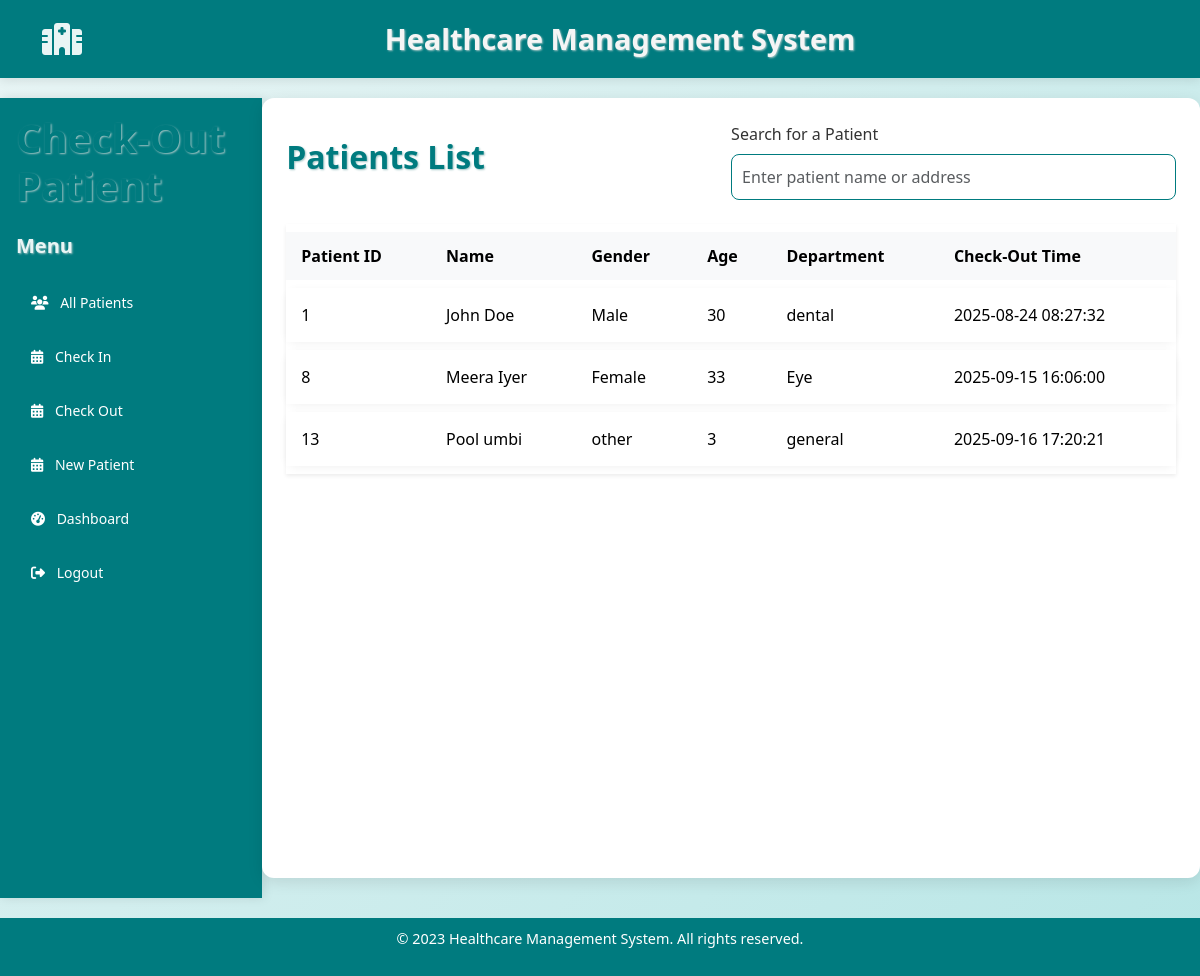
Page /checkout on the committed database.
### models.py (models this page shows)
class Patientout(db.Model):
    id = db.Column(db.Integer, primary_key=True)
    patientid = db.Column(db.Integer, db.ForeignKey('patient.id'),nullable=False)
    check_out_time = db.Column(db.DateTime, default=without_microseconds)
    notes = db.Column(db.String(255))

class Patient(db.Model):
    id = db.Column(db.Integer, primary_key=True)
    name = db.Column(db.String(100), nullable=False)
    gender = db.Column(db.String, nullable=False)
    age = db.Column(db.Integer, nullable=False)
    phone = db.Column(db.Integer, nullable=False)
    address = db.Column(db.String, nullable=False)
    department = db.Column(db.String, nullable=False)

### app.py (the view, shortened to what this page needs)
@app.route('/checkout', methods=['GET', 'POST'])
def checkout_page():
    shift2 = db.session.query(Patientout, Patient).join(Patient, Patientout.patientid == Patient.id).all()
    return render_template('checkout.html', patients=shift2)

### templates/checkout.html (shortened to what this page needs)
{% extends "base.html" %}
{% block content %}
    <div class="d-flex">
        <nav class="sidebar text-white p-3 vh-100" style="background-color: #007b7f;">
            <h1 class="mb-4">Check-Out Patient</h1>
            <h5 class="mb-4">Menu</h5>
            <ul class="nav flex-column">
                <li class="nav-item mb-2"><a href="{{url_for('adminp')}}" class ="nav-link text-white"><i class="fas fa-users me-2"></i> All Patients</a>
                <li class="nav-item mb-2">
                    <a href="{{ url_for('checkin_page') }}" class="nav-link text-white">
                        <i class="fas fa-calendar-alt me-2"></i> Check In
                    </a>
                </li>
                <li class="nav-item mb-2">
                    <a href="{{ url_for('checkout_page') }}" class="nav-link text-white">
                        <i class="fas fa-calendar-alt me-2"></i> Check Out
                    </a>
                </li>
                <li class="nav-item mb-2">
                    <a href="{{ url_for('patreg') }}" class="nav-link text-white">
                        <i class="fas fa-calendar-alt me-2"></i> New Patient
                    </a>
                </li>
                <li class="nav-item mb-2">
                    <a href="{{ url_for('analytics.superadmin_dashboard') }}" class="nav-link text-white">
                        <i class="fas fa-tachometer-alt me-2"></i> Dashboard
                    </a>
                </li>
                <li class="nav-item mb-2">
                    <a href="{{ url_for('logout') }}" class="nav-link text-white">
                        <i class="fas fa-sign-out-alt me-2"></i> Logout
                    </a>
                </li>
            </ul>
        </nav>
    <div class="container-fluid p-4">
        <div class="d-flex justify-content-between align-items-center mb-4">
            <h2>Patients List</h2>
            <div class="w-50">
                <label class="form-label">Search for a Patient</label>
                <input type="text" id="searchInput" class="form-control" placeholder="Enter patient name or address">
            </div>
        </div>
        <table class="table table-bordered align-middle shadow-sm">
            <thead class="table-light">
                <tr>
                    <th>Patient ID</th>
                    <th>Name</th>
                    <th>Gender</th>
                    <th>Age</th>
                    <th>Department</th>
                    <th>Check-Out Time</th>
                </tr>
            </thead>
            <tbody id="resultsBody">
                    {% for checkin_record, patient in patients %}
                    <tr>
                        <td>{{ patient.id }}</td>
                        <td>{{ patient.name }}</td>
                        <td>{{ patient.gender }}</td>
                        <td>{{ patient.age }}</td>
                        <td>{{ patient.department }}</td>
                        <td>{{ checkin_record.check_out_time }}</td>
                    </tr>
                    {% endfor %}
            </tbody>
        </table>
    </div>
</div>
{% endblock %}

### static/style.css (style rules this page uses)
body { background-color: #f8f9fa; font-family: 'Segoe UI', sans-serif; }
.sidebar { width: 330px; }
.sidebar .nav-item { cursor: pointer; font-size: 14px; }
.table td, .table th { vertical-align: middle; }

### templates/base.html (style rules this page uses)
body { background: linear-gradient(135deg, #e9f5f5 0%, #b8e6e6 100%); font-family: 'Segoe UI', Tahoma, Geneva, Verdana, sans-serif; color: #333; margin: 0; padding: 0; min-height: 100vh; display: flex; flex-direction: column; }
h1, h2, h3, h4, h5, h6 { color: #007b7f; font-weight: 700; text-shadow: 1px 1px 2px #a0c4c4; }
.container-fluid { max-width: 1200px; background: white; border-radius: 12px; box-shadow: 0 4px 15px rgba(0,0,0,0.1); padding: 30px; margin: 0 auto 20px auto; }
.sidebar { background-color: #007b7f; color: white; min-height: 100vh; padding: 20px; box-shadow: 2px 0 10px rgba(0,0,0,0.1); }
.sidebar h5 { color: #e9f5f5; font-weight: 600; margin-bottom: 20px; }
.sidebar .nav-link { color: #e9f5f5; font-weight: 500; padding: 10px 15px; border-radius: 8px; transition: background-color 0.3s ease; margin-bottom: 5px; }
.table { border-collapse: separate; border-spacing: 0 8px; width: 100%; }
.table thead tr { background-color: #007b7f; color: white; font-weight: 600; border-radius: 12px; }
.table thead th { padding: 12px 15px; text-align: left; border: none; }
.table tbody tr { background-color: #f0f8f8; border-radius: 12px; box-shadow: 0 2px 8px rgba(0,0,0,0.05); transition: background-color 0.3s ease; }
.table tbody td { padding: 15px; vertical-align: middle; font-size: 1rem; border: none; }
.form-control { border-radius: 8px; border: 1px solid #007b7f; padding: 10px; }

### rows in the picture
Patientout: id "1", name "John Doe", gender "Male", age "30", department "dental", check_out_time "2025-08-24 08:27:32"
Patientout: id "8", name "Meera Iyer", gender "Female", age "33", department "Eye", check_out_time "2025-09-15 16:06:00"
Patientout: id "13", name "Pool umbi", gender "other", age "3", department "general", check_out_time "2025-09-16 17:20:21"
